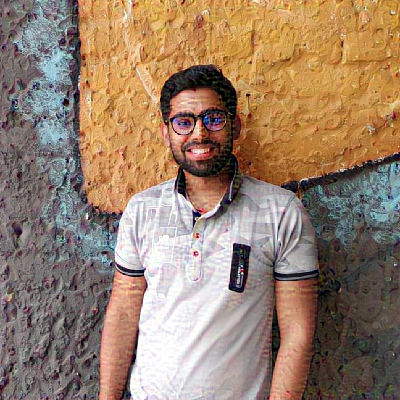
#> input picture assets/me_1.png, 400 x 400 px, given in place of rajan.jpeg, which was not available
$ python emboss_effect.py
#> lines starting #> are read from the running program, lines starting #| are printed output that depends on the picture; pictures that were not available may be replaced by others from this repository, and a replacement may not be noted
#> further down, img is the input picture: shape (400, 400, 3); mean B, G, R 108.1, 128.2, 153.1
# Import the dependencies
import argparse
import cv2 #image processing lib
import numpy as np #matrix manipulation
from time import sleep #for slowing down the process to make progress visible
from tqdm import tqdm as tqdm # for progess bar

def emboss_effect(img):
    height, width = img.shape[:2]
#> height = 400; width = 400
    y = np.ones((height, width), np.uint8) * 128
    output = np.zeros((height, width), np.uint8) #creation of output file for grayscale emboss effect
    # generating the kernels
    kernel1 = np.array([[0, -1, -1], # kernel for embossing bottom left side
                        [1, 0, -1],
                        [1, 1, 0]])
    kernel2 = np.array([[-1, -1, 0], # kernel for embossing bottom right side
                        [-1, 0, 1],
                        [0, 1, 1]])
    gray = cv2.cvtColor(img, cv2.COLOR_BGR2GRAY)# changing the image to grayscale
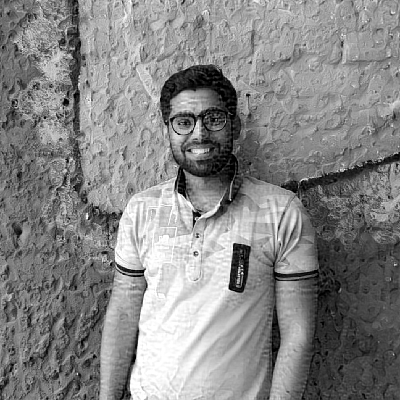
#> gray: shape (400, 400); min 0, max 255, mean 133.3
    output1 = cv2.add(cv2.filter2D(gray, -1, kernel1), y) # emboss on bottom left side
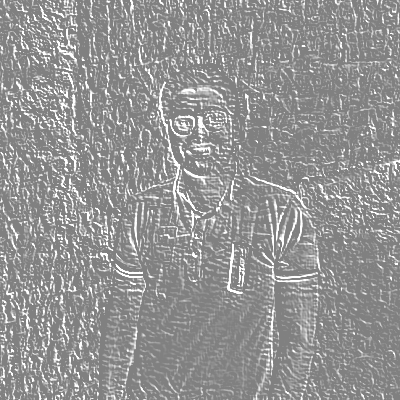
#> output1: shape (400, 400); min 128, max 255, mean 148.3
    output2 = cv2.add(cv2.filter2D(gray, -1, kernel2), y) # emboss on bottom right side
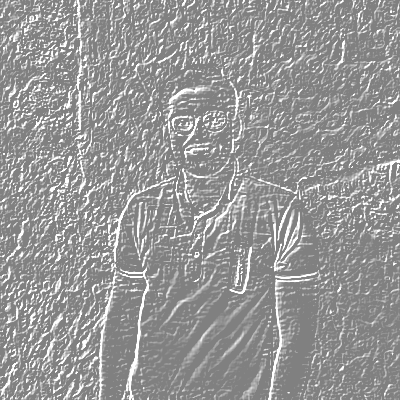
#> output2: shape (400, 400); min 128, max 255, mean 150.9
    # output image formation
    for i in tqdm(range(height)):
        for j in range(width):
            #accumulating maximum values.
            output[i, j] = max(output1[i, j], output2[i, j])
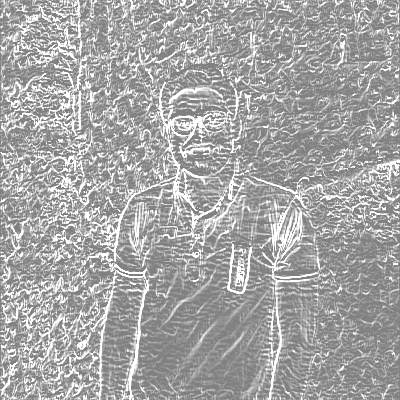
#> output: shape (400, 400); min 128, max 255, mean 165.8
    #working on colored emboss effect
    kernel = np.array([[0,-1,-1],
                        [1,0,-1],
                        [1,1,0]])
    return cv2.filter2D(img, -1, kernel),output


#construct the argument parse and parse the arguments

img = cv2.imread("/home/rjn/Pictures/My Pictures/rajan.jpeg")

# Convert to image with emboss effect
output1,output2 = emboss_effect(img)
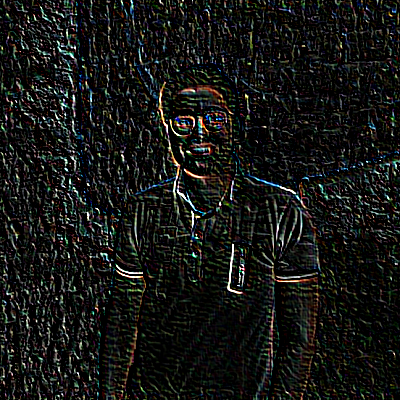
#> output1: shape (400, 400, 3); mean B, G, R 20.6, 22.7, 21.6
# Save the  image
cv2.imwrite('assets/emboss_effect_grayscale.jpg',output2)
cv2.imwrite('assets/emboss_effect_coloured.jpg',output1)
print("Your results are ready!")
